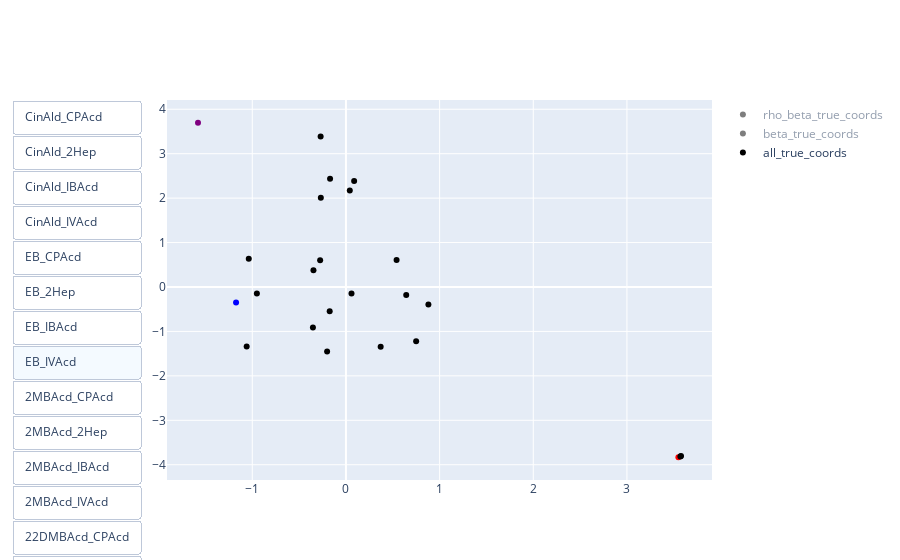

Here is the notebook cell this chart was saved with:
### Code cell
color_plots(**coords_dictionary)

### Figure 1 — Plotly figure (JSON) as saved in the notebook; plotly's stock layout.template omitted (floating-point values rounded to 4 significant figures)
{"data": [{"marker": {"color": ["black", "red", "black", "black", "black", "black", "black", "blue", "black", "black", "black", "black", "black", "black", "black", "purple", "black", "black", "black", "black", "black", "black", "black", "black"]}, "mode": "markers", "name": "rho_beta_true_coords", "type": "scatter", "visible": "legendonly", "x": [-0.002139, 2.504, -0.8265, -1.872, -1.275, 3.002, 0.2553, -1.239, -0.6528, 3.218, 0.08743, -1.665, 2.482, 2.678, 2.356, 2.125, -0.9817, 2.912, -0.34, -0.9808, -1.876, 2.648, -2.251, -1.876, -0.2065], "y": [2.175, -3.346, 0.7365, 1.143, 2.029, -1.714, 0.9905, -0.2104, 2.279, -1.474, 1.711, -0.6298, -3.681, -2.683, -3.507, -3.489, 1.39, -1.172, 0.9188, 0.09936, 1.651, -1.481, 0.9711, 0.2676, 2.347]}, {"marker": {"color": ["black", "red", "black", "black", "black", "black", "black", "blue", "black", "black", "black", "black", "black", "black", "black", "purple", "black", "black", "black", "black", "black", "black", "black", "black"]}, "mode": "markers", "name": "beta_true_coords", "type": "scatter", "visible": "legendonly", "x": [-0.2065, 3.417, -1.452, -0.587, 0.1741, 1.281, -1.766, -2.575, 0.2071, 1.101, -0.8208, -2.595, 3.653, 2.563, 3.752, 3.967, -0.7299, 0.9336, -1.652, -2.157, -0.1995, 0.646, -0.7483, -1.54, 0.3707], "y": [2.347, -1.89, 0.8565, -0.4568, 0.8173, -1.86, 2.243, -0.03857, 1.682, -2.352, 2.43, -0.9189, -1.558, -1.994, -1.883, -2.023, 0.867, -2.394, 1.549, 0.3773, -0.1383, -1.641, -1.138, -0.6053, -1.345]}, {"marker": {"color": ["black", "red", "black", "black", "black", "black", "black", "blue", "black", "black", "black", "black", "black", "black", "black", "purple", "black", "black", "black", "black", "black", "black", "black", "black"]}, "mode": "markers", "name": "all_true_coords", "type": "scatter", "visible": true, "x": [0.3707, 3.549, 0.05953, -0.2754, -0.3525, -0.1694, 0.8804, -1.173, -0.201, 0.08773, 0.7495, -1.06, 3.577, -0.27, 3.57, -1.579, -0.1735, 0.04109, 0.6436, -0.951, -0.3467, -0.268, 0.5408, -1.037], "y": [-1.345, -3.831, -0.1486, 0.602, -0.9116, 2.434, -0.3926, -0.3473, -1.454, 2.386, -1.223, -1.339, -3.805, 3.386, -3.813, 3.696, -0.5434, 2.174, -0.1783, -0.1486, 0.3744, 2.011, 0.6084, 0.634]}], "layout": {"autosize": true, "updatemenus": [{"active": 7, "buttons": [{"args": [{"marker.color": [["red", "black", "black", "black", "blue", "black", "black", "black", "purple", "black", "black", "black", "black", "black", "black", "black", "black", "black", "black", "black", "black", "black", "black", "black"]]}], "label": "CinAld_CPAcd", "method": "restyle"}, {"args": [{"marker.color": [["red", "black", "black", "black", "black", "blue", "black", "black", "black", "purple", "black", "black", "black", "black", "black", "black", "black", "black", "black", "black", "black", "black", "black", "black"]]}], "label": "CinAld_2Hep", "method": "restyle"}, {"args": [{"marker.color": [["red", "black", "black", "black", "black", "black", "blue", "black", "black", "black", "purple", "black", "black", "black", "black", "black", "black", "black", "black", "black", "black", "black", "black", "black"]]}], "label": "CinAld_IBAcd", "method": "restyle"}, {"args": [{"marker.color": [["red", "black", "black", "black", "black", "black", "black", "blue", "black", "black", "black", "purple", "black", "black", "black", "black", "black", "black", "black", "black", "black", "black", "black", "black"]]}], "label": "CinAld_IVAcd", "method": "restyle"}, {"args": [{"marker.color": [["black", "red", "black", "black", "blue", "black", "black", "black", "black", "black", "black", "black", "purple", "black", "black", "black", "black", "black", "black", "black", "black", "black", "black", "black"]]}], "label": "EB_CPAcd", "method": "restyle"}, {"args": [{"marker.color": [["black", "red", "black", "black", "black", "blue", "black", "black", "black", "black", "black", "black", "black", "purple", "black", "black", "black", "black", "black", "black", "black", "black", "black", "black"]]}], "label": "EB_2Hep", "method": "restyle"}, {"args": [{"marker.color": [["black", "red", "black", "black", "black", "black", "blue", "black", "black", "black", "black", "black", "black", "black", "purple", "black", "black", "black", "black", "black", "black", "black", "black", "black"]]}], "label": "EB_IBAcd", "method": "restyle"}, {"args": [{"marker.color": [["black", "red", "black", "black", "black", "black", "black", "blue", "black", "black", "black", "black", "black", "black", "black", "purple", "black", "black", "black", "black", "black", "black", "black", "black"]]}], "label": "EB_IVAcd", "method": "restyle"}, {"args": [{"marker.color": [["black", "black", "red", "black", "blue", "black", "black", "black", "black", "black", "black", "black", "black", "black", "black", "black", "purple", "black", "black", "black", "black", "black", "black", "black"]]}], "label": "2MBAcd_CPAcd", "method": "restyle"}, {"args": [{"marker.color": [["black", "black", "red", "black", "black", "blue", "black", "black", "black", "black", "black", "black", "black", "black", "black", "black", "black", "purple", "black", "black", "black", "black", "black", "black"]]}], "label": "2MBAcd_2Hep", "method": "restyle"}, {"args": [{"marker.color": [["black", "black", "red", "black", "black", "black", "blue", "black", "black", "black", "black", "black", "black", "black", "black", "black", "black", "black", "purple", "black", "black", "black", "black", "black"]]}], "label": "2MBAcd_IBAcd", "method": "restyle"}, {"args": [{"marker.color": [["black", "black", "red", "black", "black", "black", "black", "blue", "black", "black", "black", "black", "black", "black", "black", "black", "black", "black", "black", "purple", "black", "black", "black", "black"]]}], "label": "2MBAcd_IVAcd", "method": "restyle"}, {"args": [{"marker.color": [["black", "black", "black", "red", "blue", "black", "black", "black", "black", "black", "black", "black", "black", "black", "black", "black", "black", "black", "black", "black", "purple", "black", "black", "black"]]}], "label": "22DMBAcd_CPAcd", "method": "restyle"}, {"args": [{"marker.color": [["black", "black", "black", "red", "black", "blue", "black", "black", "black", "black", "black", "black", "black", "black", "black", "black", "black", "black", "black", "black", "black", "purple", "black", "black"]]}], "label": "22DMBAcd_2Hep", "method": "restyle"}, {"args": [{"marker.color": [["black", "black", "black", "red", "black", "black", "blue", "black", "black", "black", "black", "black", "black", "black", "black", "black", "black", "black", "black", "black", "black", "black", "purple", "black"]]}], "label": "22DMBAcd_IBAcd", "method": "restyle"}, {"args": [{"marker.color": [["black", "black", "black", "red", "black", "black", "black", "blue", "black", "black", "black", "black", "black", "black", "black", "black", "black", "black", "black", "black", "black", "black", "black", "purple"]]}], "label": "22DMBAcd_IVAcd", "method": "restyle"}], "showactive": true, "type": "buttons"}], "xaxis": {"autorange": true, "range": [-1.891, 3.888], "type": "linear"}, "yaxis": {"autorange": true, "range": [-4.383, 4.248], "type": "linear"}}}
